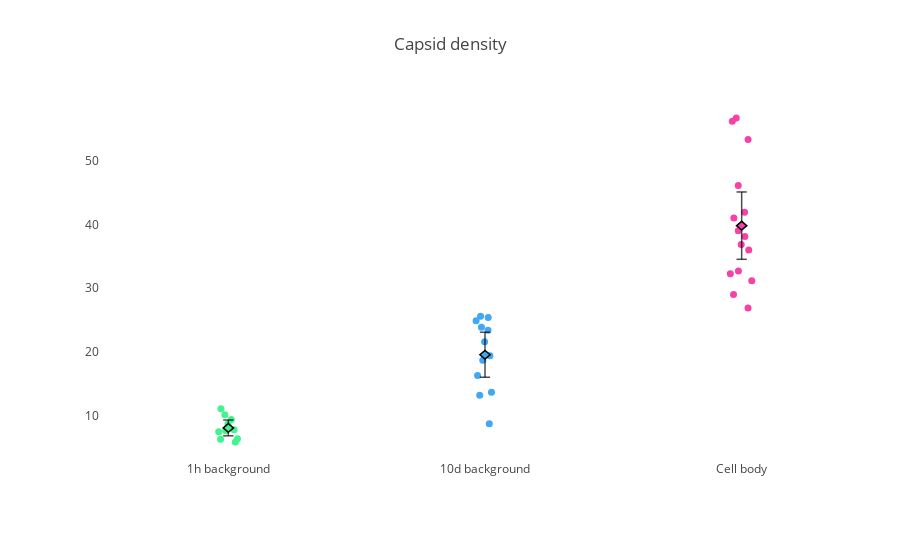

Notebook code for this chart:
### Code cell
hour_1 = [9.4, 7.8, 7.645113, 7.506638, 6.388628, 5.879534, 6.30877, 10.17189, 8.694524, 11.10024]
day_10 = [13.7, 8.747743, 23.88229, 21.5893, 16.30327, 13.2, 24.9, 25.6, 19.4, 25.4, 18.7, 23.4]
cell_body = [31.19128, 41, 29, 26.90802, 36.84701, 53.33333, 32.27459, 56.7, 32.7, 41.9, 38.1, 36, 46.1, 39, 56.2]


point_box_3 = plotly_utils.plot_point_box_revised(['1h background', '10d background', 'Cell body'], [hour_1, day_10, cell_body], title='Capsid density'.format(pvalue), width=500, height=500)
saving_utils.save_plotly_fig(point_box_3, os.path.join(base_path, 'capsid_density'), width=500, height=500)
offline.iplot(point_box_3)

### Figure 1 — Plotly figure (JSON) as saved in the notebook; plotly's stock layout.template omitted (floating-point values rounded to 4 significant figures)
{"data": [{"boxpoints": "all", "fillcolor": "rgba(0,0,0,0)", "jitter": 0.15, "line": {"color": "rgba(0,0,0,0)"}, "marker": {"color": "rgb(66,244,143)", "size": 7}, "name": "1h background", "pointpos": 0, "type": "box", "uid": "f704deff-f67c-48ef-b3b1-615abf19bf19", "whiskerwidth": 0.2, "y": [9.4, 7.8, 7.645, 7.507, 6.389, 5.88, 6.309, 10.17, 8.695, 11.1]}, {"boxpoints": "all", "fillcolor": "rgba(0,0,0,0)", "jitter": 0.15, "line": {"color": "rgba(0,0,0,0)"}, "marker": {"color": "rgb(66,167,244)", "size": 7}, "name": "10d background", "pointpos": 0, "type": "box", "uid": "060cb11a-798b-401e-9b4b-d29e5d1427c0", "whiskerwidth": 0.2, "y": [13.7, 8.748, 23.88, 21.59, 16.3, 13.2, 24.9, 25.6, 19.4, 25.4, 18.7, 23.4]}, {"boxpoints": "all", "fillcolor": "rgba(0,0,0,0)", "jitter": 0.15, "line": {"color": "rgba(0,0,0,0)"}, "marker": {"color": "rgb(244,66,167)", "size": 7}, "name": "Cell body", "pointpos": 0, "type": "box", "uid": "74418c2d-ddee-4187-afd5-0c76994ce4da", "whiskerwidth": 0.2, "y": [31.19, 41, 29, 26.91, 36.85, 53.33, 32.27, 56.7, 32.7, 41.9, 38.1, 36, 46.1, 39, 56.2]}], "layout": {"boxgap": 0, "margin": {"b": 100, "l": 100, "r": 30, "t": 100}, "paper_bgcolor": "rgb(255, 255, 255)", "plot_bgcolor": "rgb(255, 255, 255)", "shapes": [{"line": {"color": "black", "width": 1.5}, "opacity": 0.7, "type": "line", "x0": -0.02, "x1": 0.02, "y0": 6.849, "y1": 6.849}, {"line": {"color": "black", "width": 1.5}, "opacity": 0.7, "type": "line", "x0": -0.02, "x1": 0.02, "y0": 9.33, "y1": 9.33}, {"line": {"color": "black", "width": 1.5}, "opacity": 0.7, "type": "line", "x0": 0, "x1": 0, "y0": 6.849, "y1": 9.33}, {"fillcolor": "rgb(66,244,143)", "line": {"color": "black", "width": 1.5}, "path": " M -0.02 8.0895337 L 0 7.411927486666667 L 0.02 8.0895337 L 0 8.767139913333335 Z", "type": "path"}, {"line": {"color": "black", "width": 1.5}, "opacity": 0.7, "type": "line", "x0": 0.98, "x1": 1.02, "y0": 16.04, "y1": 16.04}, {"line": {"color": "black", "width": 1.5}, "opacity": 0.7, "type": "line", "x0": 0.98, "x1": 1.02, "y0": 23.1, "y1": 23.1}, {"line": {"color": "black", "width": 1.5}, "opacity": 0.7, "type": "line", "x0": 1, "x1": 1, "y0": 16.04, "y1": 23.1}, {"fillcolor": "rgb(66,167,244)", "line": {"color": "black", "width": 1.5}, "path": " M 0.98 19.56855025 L 1 18.890944036666667 L 1.02 19.56855025 L 1 20.246156463333335 Z", "type": "path"}, {"line": {"color": "black", "width": 1.5}, "opacity": 0.7, "type": "line", "x0": 1.98, "x1": 2.02, "y0": 34.53, "y1": 34.53}, {"line": {"color": "black", "width": 1.5}, "opacity": 0.7, "type": "line", "x0": 1.98, "x1": 2.02, "y0": 45.1, "y1": 45.1}, {"line": {"color": "black", "width": 1.5}, "opacity": 0.7, "type": "line", "x0": 2, "x1": 2, "y0": 34.53, "y1": 45.1}, {"fillcolor": "rgb(244,66,167)", "line": {"color": "black", "width": 1.5}, "path": " M 1.98 39.81694866666667 L 2 39.139342453333335 L 2.02 39.81694866666667 L 2 40.49455488 Z", "type": "path"}], "showlegend": false, "title": {"text": "Capsid density"}, "xaxis": {"title": {"text": ""}}, "yaxis": {"gridcolor": "rgb(255, 255, 255)", "gridwidth": 1, "title": {"text": ""}, "zerolinecolor": "rgb(255, 255, 255)", "zerolinewidth": 2}}}
